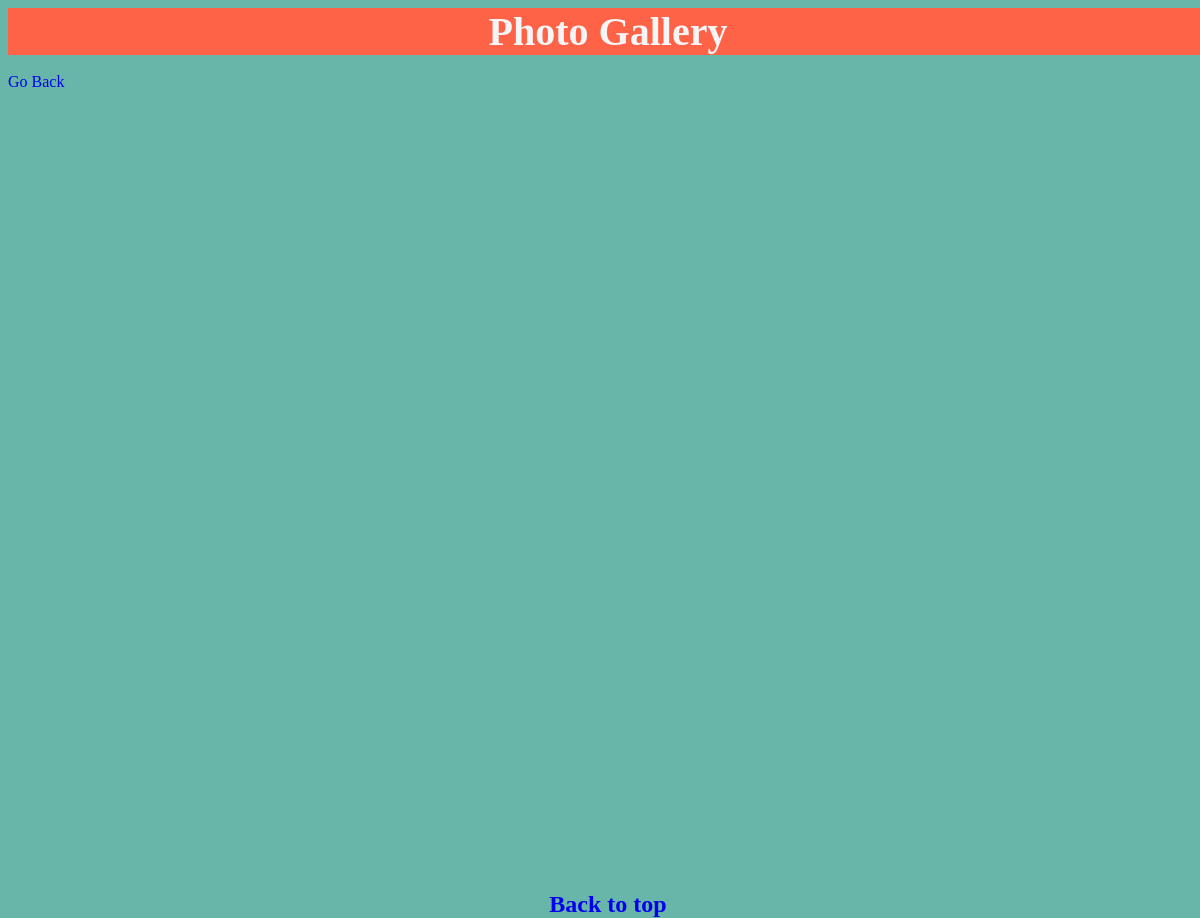
Before: /photos/4/ with the older database file.
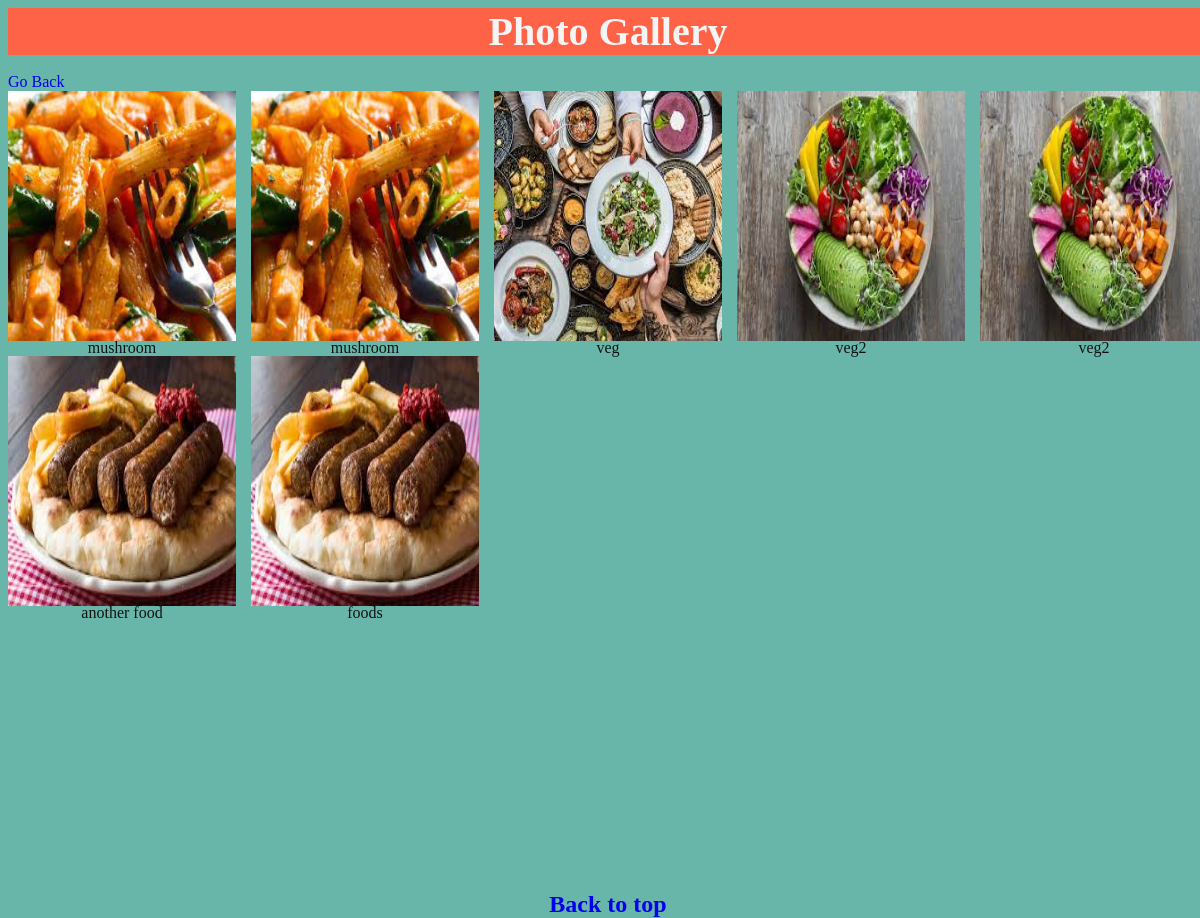
After: the same page with the newer database file.
### photo/models.py (models this page shows, shortened)
class Picture(models.Model):
    category = models.ForeignKey("Category", on_delete = models.CASCADE)
    image = models.ImageField(upload_to = "pictures")
    description = models.CharField(max_length = 2000)
    date_added = models.DateTimeField(default = datetime.now)

### photo/views.py (the view)
# urls.py: path("photos/<int:pk>/", photos_view,name = "photos"),
def photos_view(request,pk):
    category = Category.objects.get(id=pk)
    pictures = Picture.objects.filter(category = category)
    context = {
        "category":category,
        'pictures':pictures
    }
    return render(request, "photos.html", context)

### templates/photos.html (shortened to what this page needs)
{% load static %}
<html lang="en">
<head>
    <link rel="stylesheet" href="{% static '/photos.css' %}">
</head>
<body>
    <div class="title" id="top">Photo Gallery</div><br>
    <a href="/">Go Back</a>
    <div class="container">
        {%for photo in pictures%}
        <div class="images">
            <img src="{{photo.image.url}}" alt="missing image" style = 'height:100%; width: 100%'>
            <p class="descriptions" style="margin-top: -2px;">{{photo.description}}</p>
        </div>
        {%endfor%}
    </div>
    <div class="container2"><a href="#top">Back to top</a></div>
</body>
</html>

### photo/static/photos.css (style rules this page uses)
.container { display: grid; grid-template-columns: repeat(auto-fit, minmax(200px,1fr)); grid-auto-rows: 250px; grid-gap: 15px; height: 100%; width: 100%; }
.images { justify-items: center; height: 100%; width: 100%; }
p { color: rgb(19, 18, 18) }
html { width: 100%; height: 100%; }
body { background-color: rgb(103, 182, 169); width: 100%; height: 100%; }
.title { display: flex; justify-content: center; background: tomato; text-align: center; font-weight: bold; color: whitesmoke; font-size: 2.5rem; }
a { text-decoration: none; }
.container2 { display: flex; justify-content: center; align-items: flex-start; color: white; font-weight: bold; font-size: 1.5rem; }

Changed rows visible on the page:
added Picture: image (picture), description "mushroom"
added Picture: image (picture), description "mushroom"
added Picture: image (picture), description "veg"
added Picture: image (picture), description "veg2"
added Picture: image (picture), description "veg2"
added Picture: image (picture), description "another food"
added Picture: image (picture), description "foods"
